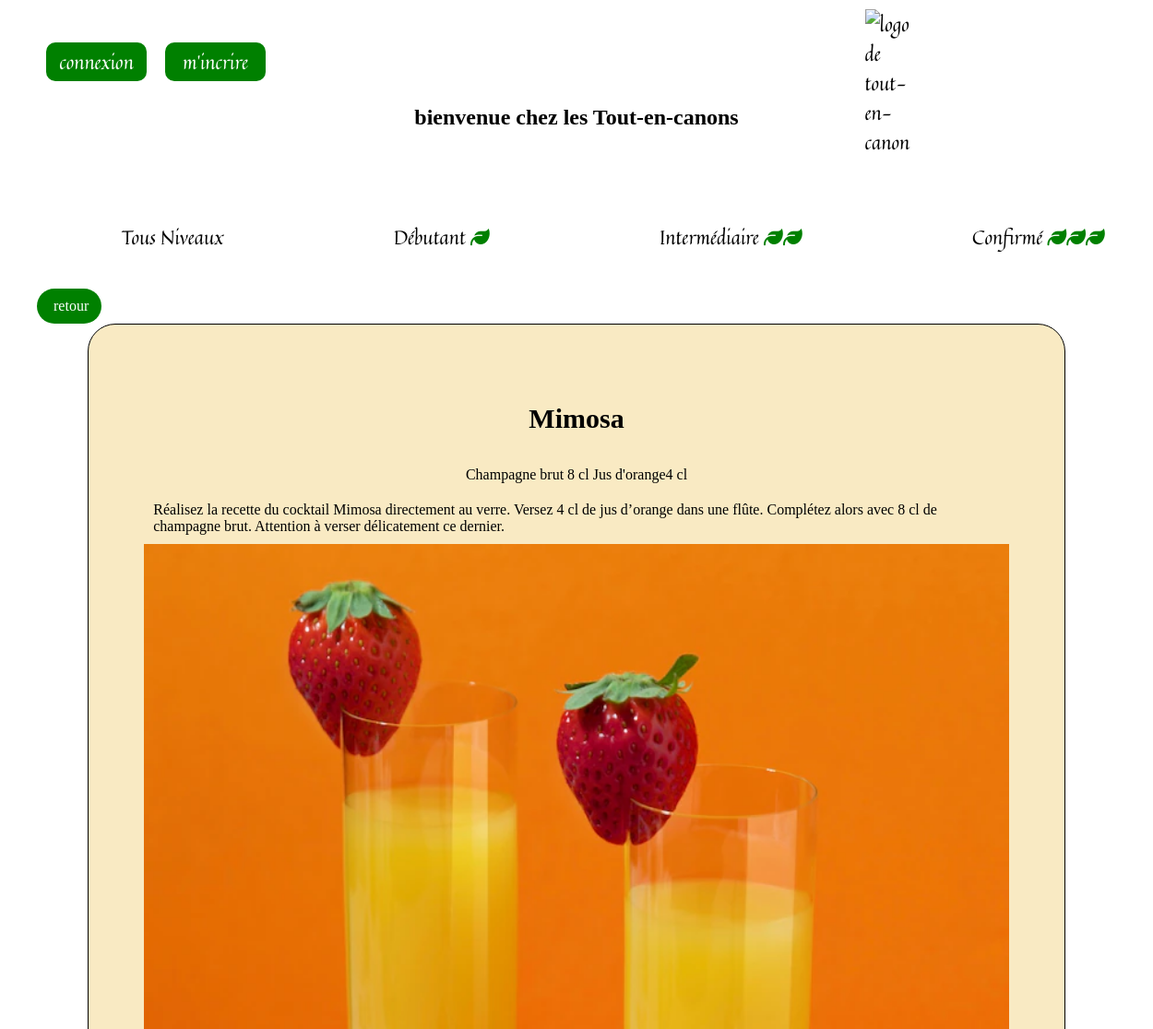
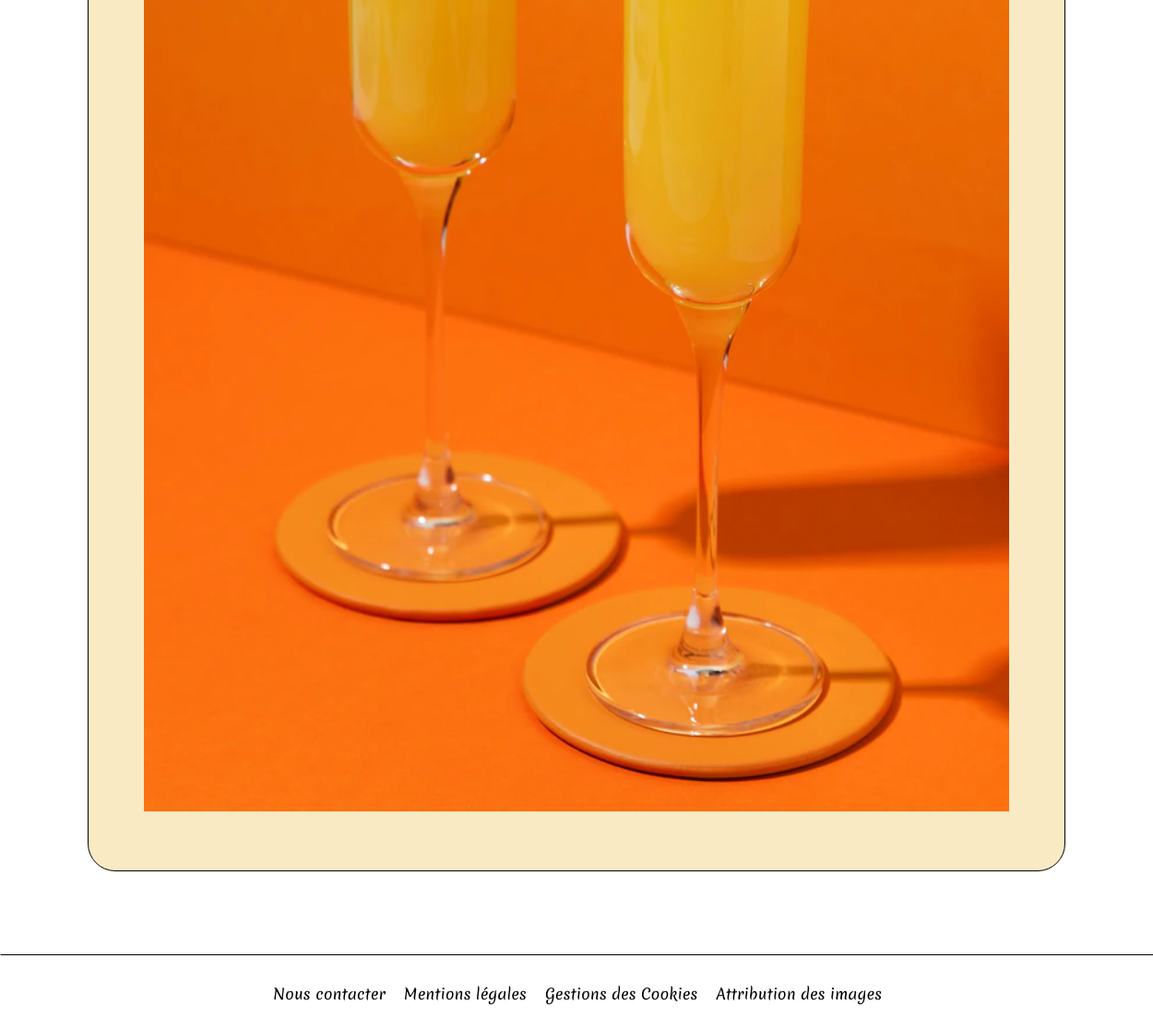
The page /index.php?action=PageRecette&id=2 on the database its author committed (2 pictures, top to bottom).
### tables this page shows
CREATE TABLE `recette` (
  `ID` int(255) NOT NULL,
  `Ingredients` longtext NOT NULL,
  `nomrecette` text NOT NULL,
  `Recette` longtext NOT NULL,
  `IDUtilisateur` int(255) NOT NULL,
  `Images` text NOT NULL,
  `difficulte` int(1) NOT NULL,
  `couleur` text NOT NULL
);

### Controller/Frontend/Controller.php (called while the page is built, shortened)
<?php
function PageRecette()
{
    require('Model/Frontend/Recette.php');
    $ICPagerecette = new Recette();
    $DataPagerecette= $ICPagerecette->RecupereRecette ();
    require('View/Frontend/PageRecette.php');
}
?>

### Model/Frontend/Recette.php (called while the page is built, shortened)
<?php
class Recette
{
    public function RecupereRecette ()
    {
        require('Connexion.php');
        $reponse = $bdd->prepare('SELECT * FROM recette WHERE ID =' . $_GET["id"]);
        $reponse->execute();
        $data = $reponse->fetchAll();
        return $data;
    }
}
?>

### View/Frontend/PageRecette.php (the view, shortened to what this page needs)
    <section id="main">
        <div class="BouttonRetour"><a class="Retour" href="index.php?action=boutonretour">retour</a></div>
            <div id="Recette1">
                <?php  foreach ($DataPagerecette as $donnees) : ?>
                    <div class="TitRecette"><h2><?php echo $donnees['nomrecette']?></h2></div>
                    <div class="LesIngrédients"><?php echo $donnees['Ingredients']?></div>
                    <div class="LaRecette"><?php echo $donnees['Recette']?></div>
                    <div class="PhotoRecette"><img src="<?php echo $donnees['Images']?>" class="PhotoDeLaRecette" alt="photo de la recette"></div>
                <?php endforeach; ?>
            </div>
    </section>
<?php require('Template.php'); ?>

### style.css (style rules this page uses)
html, body { margin: 0; padding: 0; width: 100%; height: 100%; }
div#Recette1 { height: auto; display: grid; justify-content: center; margin: auto; padding: 60px; background-color: #ffffff; border-color: black; border-radius: 30px; }
.PhotoDeLaRecette { width: 100%; }
#Recette1 { width: 75%; height: auto; display: grid; justify-content: center; margin: auto; border-width: 1px; border-style: solid; border-color: black; border-radius: 30px; }
.BouttonRetour { width: 50px; background-color: green; margin-top: 40px; margin-left: 40px; border-radius: 30PX; display: block; padding: 10px; }
.Retour { margin: 8px; margin-top: 15px; color: #ffffff; text-decoration: none; }
.LaRecette { display: grid; justify-items: center; margin: 1; margin: 10px; }
.LesIngrédients { display: grid; justify-items: center; margin: 10px; }
.TitRecette { justify-items: center; display: grid; font-size: 20px; }

### rows shown on the page
recette: nomrecette "Mimosa", Ingredients "Champagne brut 8 cl Jus d'orange4 cl", Recette "Réalisez la recette du cocktail Mimosa directement au verre. Versez 4 cl de jus d’orange dans une flûte. Complétez alors avec 8 cl de champagne brut. Attention à verser délicatement ce dernier.", Images (picture)
